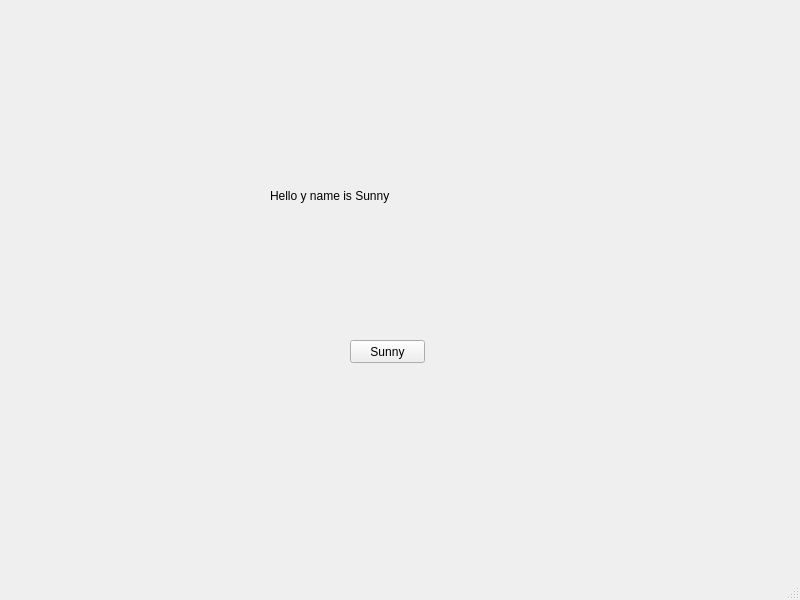
<?xml version="1.0" encoding="UTF-8"?>
<ui version="4.0">
 <class>MainWindow</class>
 <widget class="QMainWindow" name="MainWindow">
  <property name="geometry">
   <rect>
    <x>0</x>
    <y>0</y>
    <width>800</width>
    <height>600</height>
   </rect>
  </property>
  <property name="windowTitle">
   <string>MainWindow</string>
  </property>
  <widget class="QWidget" name="centralwidget">
   <widget class="QPushButton" name="btn1">
    <property name="geometry">
     <rect>
      <x>350</x>
      <y>340</y>
      <width>75</width>
      <height>23</height>
     </rect>
    </property>
    <property name="text">
     <string>Sunny</string>
    </property>
   </widget>
   <widget class="QLabel" name="label1">
    <property name="geometry">
     <rect>
      <x>270</x>
      <y>140</y>
      <width>191</width>
      <height>111</height>
     </rect>
    </property>
    <property name="text">
     <string>Hello y name is Sunny</string>
    </property>
   </widget>
  </widget>
  <widget class="QMenuBar" name="menubar">
   <property name="geometry">
    <rect>
     <x>0</x>
     <y>0</y>
     <width>800</width>
     <height>21</height>
    </rect>
   </property>
  </widget>
  <widget class="QStatusBar" name="statusbar"/>
 </widget>
 <resources/>
 <connections/>
</ui>
